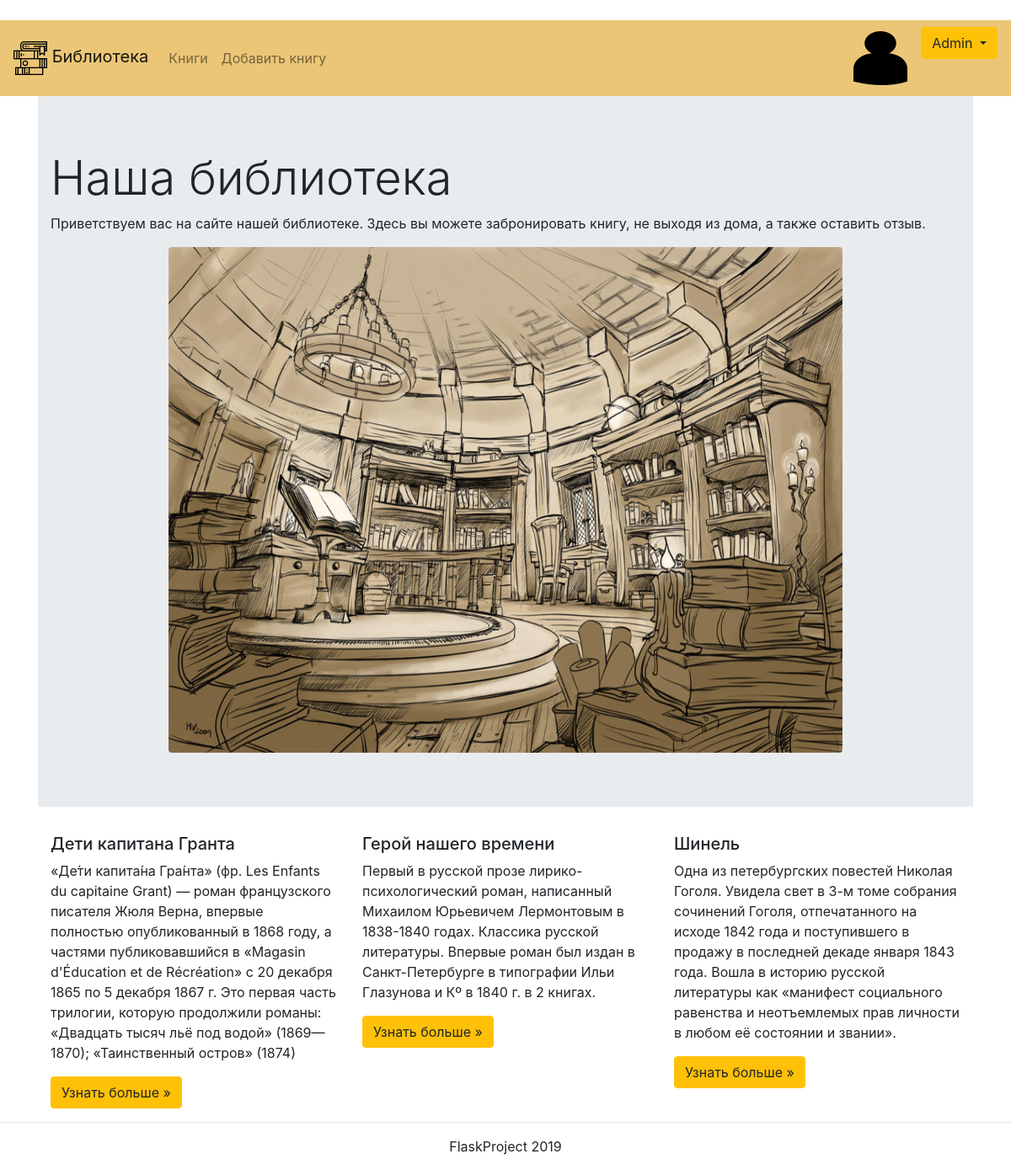
The page /index (signed in) on the database its author committed.
### project_db.py (models this page shows, shortened)
class Book(db.Model):
    __tablename__ = 'books'
    id = db.Column(db.Integer, primary_key=True)
    name = db.Column(db.String(80), unique=True, nullable=False)
    author = db.Column(db.String(80), unique=False, nullable=False)
    count_all_books = db.Column(db.Integer, nullable=False)
    count_book_in_lib = db.Column(db.Integer, nullable=False)
    icon = db.Column(db.String(150), nullable=True)
    description = db.Column(db.String(500), unique=False, nullable=False)

### main.py (the view)
@app.route('/')
@app.route('/index')
def index():
    new_books = Book.query.all()[-3:]
    return render_template('index.html', title='Библиотека', new_books=new_books, image='static\lib_photo.png')

### templates/index.html
{% extends "base.html" %}
{% block content %}
    <div class="jumbotron jumbotron-fluid">
        <div class="container">
          <h5 class="display-4" align="left">Наша библиотека</h5>
          <p align="left">Приветствуем вас на сайте нашей библиотеке. Здесь вы можете забронировать книгу, не выходя из дома, а также оставить отзыв.</p>
          <img alt="Изображение отсутствует" src={{ image }} class="rounded mx-auto d-block">
        </div>
      </div>
      <div class="container">
        <div class="row">
          {% for book in new_books %}
              <div class="col-md-4">
                <h5>{{ book.name }}</h5>
                <p>{{ book.description }}</p>
                <a class="btn btn-warning" href="/books/{{ book.name }}" role="button">Узнать больше »</a>
              </div>
          {% endfor %}
        </div>
      </div>
{% endblock %}

### templates/base.html (shortened to what this page needs)
﻿<!doctype html>
<html lang="en">
<head>
    <link rel="stylesheet" href="https://stackpath.bootstrapcdn.com/bootstrap/4.2.1/css/bootstrap.min.css">
</head>
  <body>
    <header>
      <nav class="navbar navbar-expand-lg navbar-light" style="background-color:#EBC677;">
      	<div class="navbar-header">
            <a class="navbar-brand" href="/index">
              <img alt="Brand" src=static/lib.png>
              Библиотека
            </a>
          </div>
        <div class="collapse navbar-collapse" id="navbarNavAltMarkup">
            <div class="navbar-nav">
                <a class="nav-item nav-link" href="/book_order">Книги</a>
            </div>
            {% if session['admin'] %}
                <div class="navbar-nav">
                    <a class="nav-item nav-link" href="/add_book">Добавить книгу</a>
                </div>
            {% endif %}
        </div>
        {% if "username" in session %}
            <ul class="nav justify-content-end mr-auto">
                <li class="navbar-brand" href="#">
                    <img src="{{ session['image'] }}">
                </li>
                <div class="dropdown">
                  <button class="btn btn-warning dropdown-toggle" type="button" id="dropdownMenuButton" data-toggle="dropdown" aria-haspopup="true" ar=""""a-expanded="false">
                    {{ session["username"] }}
                  </button>
                </div>
            </ul>
        {% endif %}
      </nav>
    </header>
    <main role="main" class="container">
        {% block content %}{% endblock %}
    </main>
    <hr>
    <footer class="container">
    <p align="center">FlaskProject 2019</p>
    </footer>
  </body>
</html>

### rows shown on the page
Book: name "Дети капитана Гранта", description "«Де́ти капита́на Гра́нта» (фр. Les Enfants du capitaine Grant) — роман французского писателя Жюля Верна, впервые полностью опубликованный в 1868 году, а частями публиковавшийся в «Magasin d'Éducation et de Récréation» с 20 декабря 1865 по 5 декабря 1867 г. Это первая часть трилогии, которую продолжили романы: «Двадцать тысяч льё под водой» (1869—1870); «Таинственный остров» (1874)"
Book: name "Герой нашего времени", description "Первый в русской прозе лирико-психологический роман, написанный Михаилом Юрьевичем Лермонтовым в 1838-1840 годах. Классика русской литературы. Впервые роман был издан в Санкт-Петербурге в типографии Ильи Глазунова и Кº в 1840 г. в 2 книгах."
Book: name "Шинель", description "Одна из петербургских повестей Николая Гоголя. Увидела свет в 3-м томе собрания сочинений Гоголя, отпечатанного на исходе 1842 года и поступившего в продажу в последней декаде января 1843 года. Вошла в историю русской литературы как «манифест социального равенства и неотъемлемых прав личности в любом её состоянии и звании»."

### other values the page prints
{{ session["username"] }} "Admin"
